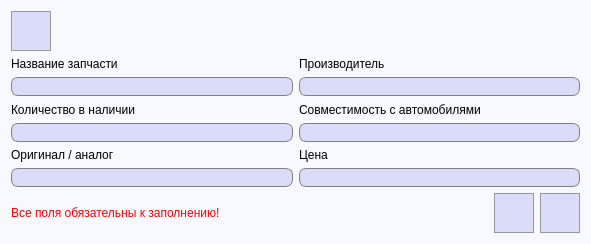
<?xml version="1.0" encoding="UTF-8"?>
<ui version="4.0">
 <class>ViewUpdateSparePart</class>
 <widget class="QDialog" name="ViewUpdateSparePart">
  <property name="geometry">
   <rect>
    <x>0</x>
    <y>0</y>
    <width>591</width>
    <height>244</height>
   </rect>
  </property>
  <property name="windowTitle">
   <string>Редактирование информации о запчасти</string>
  </property>
  <property name="styleSheet">
   <string notr="true">QDialog {
	background-color: #f7f9ff;
}

QMessageBox {
	background-color: white;
}</string>
  </property>
  <layout class="QGridLayout" name="gridLayout_2">
   <item row="2" column="1">
    <spacer name="horizontalSpacer_2">
     <property name="orientation">
      <enum>Qt::Horizontal</enum>
     </property>
     <property name="sizeHint" stdset="0">
      <size>
       <width>40</width>
       <height>20</height>
      </size>
     </property>
    </spacer>
   </item>
   <item row="1" column="0" colspan="4">
    <layout class="QGridLayout" name="gridLayout">
     <item row="0" column="1">
      <widget class="QLabel" name="label_2">
       <property name="font">
        <font>
         <pointsize>9</pointsize>
        </font>
       </property>
       <property name="text">
        <string>Производитель</string>
       </property>
      </widget>
     </item>
     <item row="4" column="0">
      <widget class="QLabel" name="label_5">
       <property name="font">
        <font>
         <pointsize>9</pointsize>
        </font>
       </property>
       <property name="text">
        <string>Оригинал / аналог</string>
       </property>
      </widget>
     </item>
     <item row="5" column="1">
      <widget class="QLineEdit" name="priceLine">
       <property name="font">
        <font>
         <pointsize>10</pointsize>
        </font>
       </property>
       <property name="styleSheet">
        <string notr="true">QLineEdit {
	border: 1px solid gray;
    border-radius: 7px;
    background-color: #dbdcf7;
	padding-left: 3px;
}</string>
       </property>
       <property name="readOnly">
        <bool>true</bool>
       </property>
      </widget>
     </item>
     <item row="1" column="0">
      <widget class="QLineEdit" name="sparePartNameLine">
       <property name="font">
        <font>
         <pointsize>10</pointsize>
        </font>
       </property>
       <property name="styleSheet">
        <string notr="true">QLineEdit {
	border: 1px solid gray;
    border-radius: 7px;
    background-color: #dbdcf7;
	padding-left: 3px;
}</string>
       </property>
       <property name="readOnly">
        <bool>true</bool>
       </property>
      </widget>
     </item>
     <item row="2" column="0">
      <widget class="QLabel" name="label_3">
       <property name="font">
        <font>
         <pointsize>9</pointsize>
        </font>
       </property>
       <property name="text">
        <string>Количество в наличии</string>
       </property>
      </widget>
     </item>
     <item row="1" column="1">
      <widget class="QLineEdit" name="manufacturerLine">
       <property name="font">
        <font>
         <pointsize>10</pointsize>
        </font>
       </property>
       <property name="styleSheet">
        <string notr="true">QLineEdit {
	border: 1px solid gray;
    border-radius: 7px;
    background-color: #dbdcf7;
	padding-left: 3px;
}</string>
       </property>
       <property name="readOnly">
        <bool>true</bool>
       </property>
      </widget>
     </item>
     <item row="0" column="0">
      <widget class="QLabel" name="label">
       <property name="font">
        <font>
         <pointsize>9</pointsize>
        </font>
       </property>
       <property name="text">
        <string>Название запчасти</string>
       </property>
      </widget>
     </item>
     <item row="3" column="0">
      <widget class="QLineEdit" name="quantityInStockLine">
       <property name="font">
        <font>
         <pointsize>10</pointsize>
        </font>
       </property>
       <property name="styleSheet">
        <string notr="true">QLineEdit {
	border: 1px solid gray;
    border-radius: 7px;
    background-color: #dbdcf7;
	padding-left: 3px;
}</string>
       </property>
       <property name="readOnly">
        <bool>true</bool>
       </property>
      </widget>
     </item>
     <item row="2" column="1">
      <widget class="QLabel" name="label_4">
       <property name="font">
        <font>
         <pointsize>9</pointsize>
        </font>
       </property>
       <property name="text">
        <string>Совместимость с автомобилями</string>
       </property>
      </widget>
     </item>
     <item row="4" column="1">
      <widget class="QLabel" name="label_6">
       <property name="font">
        <font>
         <pointsize>9</pointsize>
        </font>
       </property>
       <property name="text">
        <string>Цена</string>
       </property>
      </widget>
     </item>
     <item row="5" column="0">
      <widget class="QLineEdit" name="isOriginalLine">
       <property name="font">
        <font>
         <pointsize>10</pointsize>
        </font>
       </property>
       <property name="styleSheet">
        <string notr="true">QLineEdit {
	border: 1px solid gray;
    border-radius: 7px;
    background-color: #dbdcf7;
	padding-left: 3px;
}</string>
       </property>
       <property name="readOnly">
        <bool>true</bool>
       </property>
      </widget>
     </item>
     <item row="3" column="1">
      <widget class="QLineEdit" name="autoCompatibilityLine">
       <property name="font">
        <font>
         <pointsize>10</pointsize>
        </font>
       </property>
       <property name="styleSheet">
        <string notr="true">QLineEdit {
	border: 1px solid gray;
    border-radius: 7px;
    background-color: #dbdcf7;
	padding-left: 3px;
}</string>
       </property>
       <property name="readOnly">
        <bool>true</bool>
       </property>
      </widget>
     </item>
    </layout>
   </item>
   <item row="0" column="0">
    <widget class="QPushButton" name="updateSparePartInfoButton">
     <property name="minimumSize">
      <size>
       <width>40</width>
       <height>40</height>
      </size>
     </property>
     <property name="maximumSize">
      <size>
       <width>40</width>
       <height>40</height>
      </size>
     </property>
     <property name="toolTip">
      <string>Редактировать информацию</string>
     </property>
     <property name="styleSheet">
      <string notr="true">QPushButton {
	background-color: #dbdcf7;
	border: 1px solid #999999;
}

QPushButton:hover {
	background-color: #d5d6f0;
	border: 1px solid #acacac;
}

QPushButton:pressed {
	background-color: #cbcde6;
	border: 2px solid #999999;
}</string>
     </property>
     <property name="text">
      <string/>
     </property>
     <property name="icon">
      <iconset resource="../../images.qrc">
       <normaloff>:/images/edit.png</normaloff>:/images/edit.png</iconset>
     </property>
     <property name="iconSize">
      <size>
       <width>32</width>
       <height>32</height>
      </size>
     </property>
     <property name="autoDefault">
      <bool>false</bool>
     </property>
    </widget>
   </item>
   <item row="2" column="3">
    <widget class="QPushButton" name="saveUpdatedInfo">
     <property name="enabled">
      <bool>false</bool>
     </property>
     <property name="minimumSize">
      <size>
       <width>40</width>
       <height>40</height>
      </size>
     </property>
     <property name="styleSheet">
      <string notr="true">QPushButton {
	background-color: #dbdcf7;
	border: 1px solid #999999;
}

QPushButton:hover {
	background-color: #d5d6f0;
	border: 1px solid #acacac;
}

QPushButton:pressed {
	background-color: #cbcde6;
	border: 2px solid #999999;
}</string>
     </property>
     <property name="text">
      <string/>
     </property>
     <property name="icon">
      <iconset resource="../../images.qrc">
       <normaloff>:/images/save.png</normaloff>:/images/save.png</iconset>
     </property>
     <property name="iconSize">
      <size>
       <width>27</width>
       <height>27</height>
      </size>
     </property>
     <property name="autoDefault">
      <bool>false</bool>
     </property>
    </widget>
   </item>
   <item row="2" column="0">
    <widget class="QLabel" name="errorLabel">
     <property name="font">
      <font>
       <pointsize>9</pointsize>
      </font>
     </property>
     <property name="styleSheet">
      <string notr="true">QLabel {
	color: red;
}</string>
     </property>
     <property name="text">
      <string>Все поля обязательны к заполнению!</string>
     </property>
    </widget>
   </item>
   <item row="2" column="2">
    <widget class="QPushButton" name="deleteSparePartButton">
     <property name="enabled">
      <bool>false</bool>
     </property>
     <property name="minimumSize">
      <size>
       <width>40</width>
       <height>40</height>
      </size>
     </property>
     <property name="maximumSize">
      <size>
       <width>40</width>
       <height>40</height>
      </size>
     </property>
     <property name="styleSheet">
      <string notr="true">QPushButton {
	background-color: #dbdcf7;
	border: 1px solid #999999;
}

QPushButton:hover {
	background-color: #d5d6f0;
	border: 1px solid #acacac;
}

QPushButton:pressed {
	background-color: #cbcde6;
	border: 2px solid #999999;
}</string>
     </property>
     <property name="text">
      <string/>
     </property>
     <property name="icon">
      <iconset resource="../../images.qrc">
       <normaloff>:/images/clearList.png</normaloff>:/images/clearList.png</iconset>
     </property>
     <property name="iconSize">
      <size>
       <width>50</width>
       <height>50</height>
      </size>
     </property>
    </widget>
   </item>
  </layout>
 </widget>
 <tabstops>
  <tabstop>updateSparePartInfoButton</tabstop>
  <tabstop>sparePartNameLine</tabstop>
  <tabstop>manufacturerLine</tabstop>
  <tabstop>quantityInStockLine</tabstop>
  <tabstop>autoCompatibilityLine</tabstop>
  <tabstop>isOriginalLine</tabstop>
  <tabstop>priceLine</tabstop>
  <tabstop>saveUpdatedInfo</tabstop>
 </tabstops>
 <resources>
  <include location="../../images.qrc"/>
 </resources>
 <connections/>
</ui>
